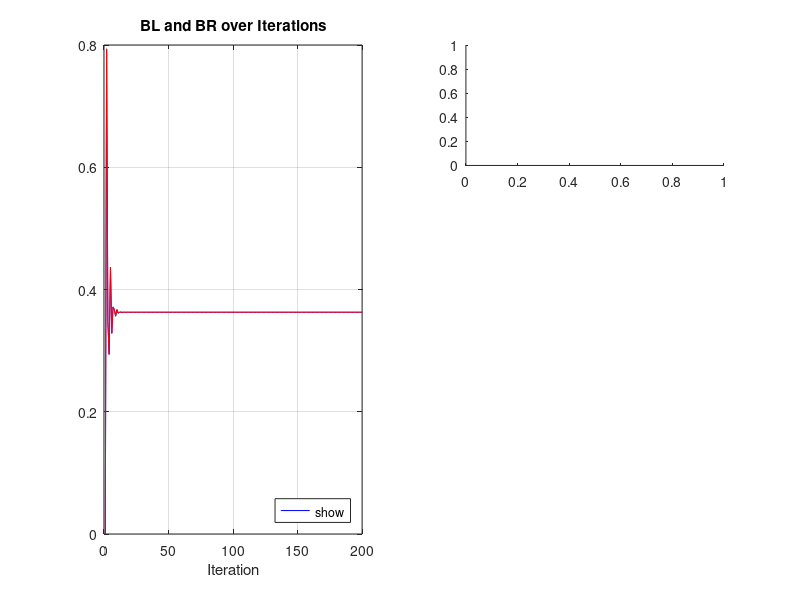

Write MATLAB code to recreate this figure. (Note: this script raises an error after producing the figure.)
path = 'output/feedback/20250611_Basic_System_Symmary/10';
close all;
iterations = 200;
alphaB = 0.36;
betaB = 1;
gammaB = 12;
zetaB = 0.9;
lambdaB = 5;
xiB = 0;

alphaG = 0.2;
betaG = 1;
gammaG = 2;
zetaG = 1;

%%
params.iterations = 100;
params.oris = deg2rad([0, 90]);
params.num_ori = length(params.oris);

params.B.alpha = 0.36;
params.B.beta = 1;
params.B.gamma = 12;
params.B.zeta = 0.3;
params.B.lambda = 5;

params.G.alpha = 0.36;  
params.G.beta = 1;
params.G.gamma = 0;
params.G.zeta = 0.1;
params.G.mu = 1; % inhibition from opposing B cells
%%


tests = zeros(7, 2, 3);
%               GL Bias      GR Bias
tests(1,:,:) = [0   0   0  ; 0   0   0  ];
tests(2,:,:) = [0.5 0.5 0.5; 0.5 0.5 0.5];
tests(3,:,:) = [0   1   1  ; 0   0   0  ];
tests(4,:,:) = [0   1   1  ; 0   0.5 0.5];
tests(5,:,:) = [0   1   0  ; 0   0   1  ];
tests(6,:,:) = [0   0.5 0.5; 0   0   0.5];
tests(7,:,:) = [0   0.5 0.5; 0   0   1  ];
tests = tests*0.1;

for test = 1:7
    E = 0;
    GL = 0;
    GR = 0;
    BL = 0;
    BR = 0;

    GLBias = 0;
    GRBias = 0;
    
    BL_vals = zeros(1, iterations);
    BR_vals = zeros(1, iterations);
    E_vals = zeros(1, iterations);
    GL_vals = zeros(1, iterations);
    GR_vals = zeros(1, iterations);
    GLBias_vals = zeros(1, iterations);
    GRBias_vals = zeros(1, iterations);

    for i = 1:iterations
        if i == 2
            E = 1;
            GLBias = tests(test,1,1);
            GRBias = tests(test,2,1);
        elseif i == 10
            GLBias = tests(test,1,2);
            GRBias = tests(test,2,2);
        elseif i == 50
            GLBias = tests(test,1,3);
            GRBias = tests(test,2,3);
        end
        BL_prev = BL;
        BR_prev = BR;
        GL_prev = GL;
        GR_prev = GR;
        % gammaB*BR_prev*(1 + xiB * GR_prev) + ...
        % gammaB*(BR_prev + xiB * GR_prev) + ...
        BL = betaB*E*(1+lambdaB*GL_prev)/( ...
            alphaB + ...
            gammaB*(BR_prev + xiB * GR_prev) + ...
            zetaB*E*(1+lambdaB*GL_prev) ...
        );
        % gammaB*BL_prev*(1 + xiB * GL_prev) + ...
        % gammaB*(BL_prev + xiB * GL_prev) + ...
        BR = betaB*E*(1+lambdaB*GR_prev)/( ...
            alphaB + ...
            gammaB*(BL_prev + xiB * GL_prev) + ...
            zetaB*E*(1+lambdaB*GR_prev) ...
        );

        GL = betaG*(BL+GLBias)/(alphaG + gammaG*GR_prev + zetaG*(BL+GLBias));
        GR = betaG*(BR+GRBias)/(alphaG + gammaG*GL_prev + zetaG*(BR+GRBias));
    
        BL_vals(i) = BL;
        BR_vals(i) = BR;
        E_vals(i) = E;
        GL_vals(i) = GL;
        GR_vals(i) = GR;
        GLBias_vals(i) = GLBias;
        GRBias_vals(i) = GRBias;
    end
    
    figure;
    
    % Left subplot (full height)
    subplot(3,2,[1 3 5]); % spans all three rows in first column
    plot(1:iterations, BL_vals, 'b', 'DisplayName', 'BL');
    hold on;
    plot(1:iterations, BR_vals, 'r', 'DisplayName', 'BR');
    xlabel('Iteration');
    title('BL and BR over Iterations');
    legend('show', 'Location', 'southeast');
    grid on;
    
    % Right subplots (E, GL, GR)
    subplot(3,2,2);
    yyaxis left
    plot(1:iterations, E_vals, 'Color', [0 0.5 0], "DisplayName", "E");
    ylabel("E");
    ylim([0 1.2]);
    ax = gca;
    ax.YColor = [0 0.5 0];
    
    yyaxis right
    plot(1:iterations, GLBias_vals, 'b-', "DisplayName", "GLBias");
    hold on;
    plot(1:iterations, GRBias_vals, 'r-', "DisplayName", "GRBias");
    ylabel("GLBias/GRBias");
    ax = gca;
    ax.YColor = 'k';
    ylim([0, 1.2*max([max(GLBias_vals), max(GRBias_vals), 0.1])]);

    xlabel('Iteration');
    title('E, GLBias and GRBias over Iterations');
    legend('show', 'Location', 'southeast');
    grid on;
    
    subplot(3,2,[4, 6]);
    plot(1:iterations, GL_vals, 'b', 'DisplayName', 'GL');
    hold on;
    plot(1:iterations, GR_vals, 'r', 'DisplayName', 'GR');
    xlabel('Iteration');
    title('GL and GR over Iterations');
    legend('show', 'Location', 'southeast');
    grid on;


    % plot(1:iterations, GL_vals, 'g');
    % xlabel('Iteration');
    % ylabel('GL');lkjlkj;
    % title('GL over Iterations');
    % ylim([0 1.2]);
    % grid on;
    % 
    % subplot(3,2,6);
    % plot(1:iterations, GR_vals, 'b');
    % xlabel('Iteration');
    % ylabel('GR');
    % title('GR over Iterations');
    % ylim([0 1.2]);
    % grid on;
    
    set(gcf, "Position", [100, 100, 1200, 400]);
    
    % Add text box with parameter values
    paramText = sprintf('Parameters:\n\\alpha_B = %.2f\n\\beta_B = %.2f\n\\gamma_B = %.2f\n\\zeta_B = %.2f\n\\lambda_B = %.2f\n\\xi_B = %.2f\n\n\\alpha_G = %.2f\n\\beta_G = %.2f\n\\gamma_G = %.2f\n\\zeta_G = %.2f', ...
                        alphaB, betaB, gammaB, zetaB, lambdaB, xiB, alphaG, betaG, gammaG, zetaG);
    annotation(gcf, 'textbox', [0.01, 0.85, 0.2, 0.1], ...
               'String', paramText, ...
               'FitBoxToText', 'on', ...
               'BackgroundColor', 'white', ...
               'EdgeColor', 'black', ...
               'FontSize', 10);
    
    filename = sprintf('%d_BL_BR.png', test);
    % saveas(gcf, fullfile(path, filename));
end

% close all;
